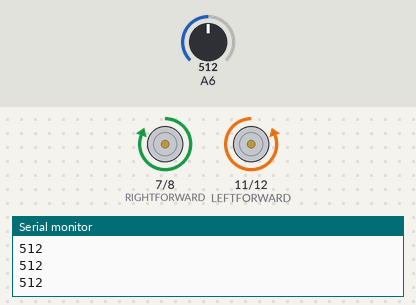
Simulated run of this sketch. Board: Arduino Nano, built with avr-gcc and run on an emulated ATmega328P. On the bench: motor-driver pin pairs drawn as motors (green arrow = first pin HIGH = forward, orange = second pin HIGH = backward, longer = more drive, scaled by the enable pin), the last lines printed to the serial monitor. The test bench sets the inputs (shaded band); at power-on: A6 = 512. At 2.2 s the program stops and its outputs stay as they are.

Above: at 1.2 s.
1.3 s: A6 set to 165
At 2.1 s:
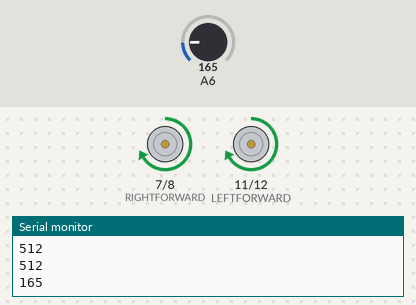
At 2.7 s:
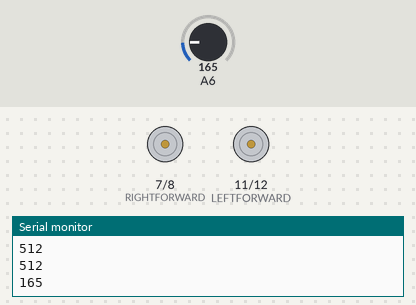
Timing chart, 0 to 3.7 s (numbered marks = the images above; inputs shaded):
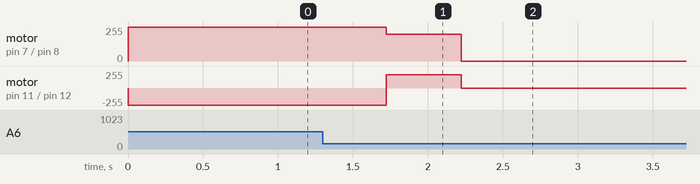

The sketch:

task_13e.ino
```cpp
const int LEFT_ENABLE = 10; // Pin numbers on Rover
const int RIGHT_ENABLE= 9;

const int LEFTFORWARD = 11;
const int RIGHTFORWARD = 7;

const int RIGHTREVERSE= 8;
const int LEFTREVERSE= 12;

const int LEFT_FEEDBACK = 3; // Pin numbers on Rover
const int RIGHT_FEEDBACK = 2;

volatile int leftcounter = 0; // initiate counter to zero for start
volatile int rightcounter = 0; // counter could always be reset

int Speed_left = 95;
int Speed_right =100;

const int MID_LDR = A6 ;
const int LEFT_LDR = A7;
const int RIGHT_LDR = A2;

const int x = 20 ;

int LowestLightLevel = 10000;

int CurrentLightLevel = 0 ;
int StartLightTime = 0;
int BrightLightTime = 0;
int EndLightTime = 0;
int counter = 0;
int BrightCount = 0;
long Delay = 0;
int EndMillis = 0;

void setup(){
  pinMode(RIGHTFORWARD, OUTPUT);
  pinMode(RIGHTREVERSE, OUTPUT);
  pinMode(RIGHT_ENABLE, OUTPUT);
  pinMode(LEFT_ENABLE, OUTPUT);
  pinMode(LEFTFORWARD, OUTPUT);
  pinMode(LEFTREVERSE, OUTPUT);
 // attachInterrupt(digitalPinToInterrupt(LEFT_FEEDBACK),LeftMotorISR,RISING);
 // attachInterrupt(digitalPinToInterrupt(RIGHT_FEEDBACK),RightMotorISR,RISING);
Serial.begin(115200); // Open serial monitor at 115200 baud to see ping results.

StartLightTime = millis();
}

void loop() {
  CurrentLightLevel = analogRead(A6);
  Serial.println(CurrentLightLevel);
  if (CurrentLightLevel > 175) {
    leftturn45();
    delay(50);
  }
  else if (CurrentLightLevel <= 175) {
    startRover();
    delay(500);
    stopRover();
    exit(0);
  }

  /*
  for (int i = 0; i <= x; i++){
    leftturn10();
    //stopRover();
    //delay(500);
    CurrentLightLevel = analogRead(A6);
    //counter = counter +1;
    Serial.print("Current light: ") ;
    Serial.println(CurrentLightLevel);
    if (CurrentLightLevel < LowestLightLevel){
      Serial.print("Current light2: ") ;
      Serial.println(CurrentLightLevel);
      Serial.print("lowest light: ") ;
      Serial.println(LowestLightLevel);
      LowestLightLevel = CurrentLightLevel;
      BrightLightTime = millis();
      //BrightCount = counter;
      Serial.print("New lowest light: ") ;
      Serial.println(LowestLightLevel);
      Serial.print("bright time: ") ;
      Serial.println(BrightLightTime);
    }

  }

  EndMillis = millis();
  delay(2000);
  EndLightTime = BrightLightTime - StartLightTime;
  Delay = EndMillis - BrightLightTime;
  //Delay = EndLightTime / BrightCount;
  Serial.println("end time: ");
  Serial.println(EndLightTime);

  //for (int i = 0; i <= BrightCount; i++){
    //varleftturn(Delay);
  //}

  varrightturn(Delay);
  stopRover();
  delay(50);
  startRover();
  delay(1000);
  stopRover();
  exit(0);
  */
  }
```

functions.ino
```cpp
void stopRover(){
    digitalWrite(RIGHTFORWARD, LOW);
  digitalWrite(RIGHTREVERSE, LOW);
  digitalWrite(RIGHT_ENABLE, LOW);
  digitalWrite(LEFT_ENABLE, LOW);
    digitalWrite(LEFTFORWARD, LOW);
  digitalWrite(LEFTREVERSE, LOW);
}
void startRover(){
    digitalWrite(RIGHTFORWARD, HIGH);
  digitalWrite(RIGHTREVERSE, LOW);
   analogWrite(RIGHT_ENABLE,200);
  analogWrite(LEFT_ENABLE, 200);
  digitalWrite(LEFTFORWARD, HIGH);
  digitalWrite(LEFTREVERSE, LOW);
}

void reverseRover(){
    digitalWrite(RIGHTFORWARD, LOW);
  digitalWrite(RIGHTREVERSE, HIGH);
  digitalWrite(RIGHT_ENABLE, HIGH);
  digitalWrite(LEFT_ENABLE, HIGH);
    digitalWrite(LEFTFORWARD, LOW);
  digitalWrite(LEFTREVERSE, HIGH);
}
void leftRover(){
    digitalWrite(RIGHTFORWARD,HIGH);
  digitalWrite(RIGHTREVERSE,LOW);
  analogWrite(RIGHT_ENABLE, 255);
  analogWrite(LEFT_ENABLE, 80);
    digitalWrite(LEFTFORWARD, HIGH);
  digitalWrite(LEFTREVERSE, LOW);


}
void rightRover(){
    digitalWrite(RIGHTFORWARD,HIGH);
  digitalWrite(RIGHTREVERSE,LOW);
  analogWrite(RIGHT_ENABLE, 80);
  analogWrite(LEFT_ENABLE, 255);
    digitalWrite(LEFTFORWARD, HIGH);
  digitalWrite(LEFTREVERSE, LOW);
}
void leftturn10(){
    digitalWrite(RIGHTFORWARD,HIGH);
  digitalWrite(RIGHTREVERSE,LOW);
  digitalWrite(RIGHT_ENABLE, HIGH);
  digitalWrite(LEFT_ENABLE, HIGH);
    digitalWrite(LEFTFORWARD, LOW);
  digitalWrite(LEFTREVERSE, HIGH);
  delay(84);
}

void rightturn10(){
    digitalWrite(RIGHTFORWARD,LOW);
  digitalWrite(RIGHTREVERSE,HIGH);
  digitalWrite(RIGHT_ENABLE, HIGH);
  digitalWrite(LEFT_ENABLE, HIGH);
  digitalWrite(LEFTFORWARD, HIGH);
  digitalWrite(LEFTREVERSE, LOW);
  delay(84);
}

void varrightturn(int Delaytime){
    digitalWrite(RIGHTFORWARD,LOW);
  digitalWrite(RIGHTREVERSE,HIGH);
  digitalWrite(RIGHT_ENABLE, HIGH);
  digitalWrite(LEFT_ENABLE, HIGH);
  digitalWrite(LEFTFORWARD, HIGH);
  digitalWrite(LEFTREVERSE, LOW);
  delay(Delaytime);
}

void rightturn90(){
    digitalWrite(RIGHTFORWARD,LOW);
  digitalWrite(RIGHTREVERSE,HIGH);
  digitalWrite(RIGHT_ENABLE, HIGH);
  digitalWrite(LEFT_ENABLE, HIGH);
    digitalWrite(LEFTFORWARD, HIGH);
  digitalWrite(LEFTREVERSE, LOW);
  delay(760);
}
void leftturn180(){
    digitalWrite(RIGHTFORWARD,HIGH);
  digitalWrite(RIGHTREVERSE,LOW);
  analogWrite(RIGHT_ENABLE, 127);
  analogWrite(LEFT_ENABLE, 127);
  digitalWrite(LEFTFORWARD, LOW);
  digitalWrite(LEFTREVERSE, HIGH);
  delay(3040);
}
void leftturn45(){
    digitalWrite(RIGHTFORWARD,HIGH);
  digitalWrite(RIGHTREVERSE,LOW);
  digitalWrite(RIGHT_ENABLE, HIGH);
  digitalWrite(LEFT_ENABLE, HIGH);
    digitalWrite(LEFTFORWARD, LOW);
  digitalWrite(LEFTREVERSE, HIGH);
  delay(380);
}
void rightturn360(){
    digitalWrite(RIGHTFORWARD,LOW);
  digitalWrite(RIGHTREVERSE,HIGH);
  digitalWrite(RIGHT_ENABLE, HIGH);
  digitalWrite(LEFT_ENABLE, HIGH);
    digitalWrite(LEFTFORWARD, HIGH);
  digitalWrite(LEFTREVERSE, LOW);
  delay(3040);
  stopRover();
}


void leftturn360(){
    digitalWrite(RIGHTFORWARD,HIGH);
  digitalWrite(RIGHTREVERSE,LOW);
  digitalWrite(RIGHT_ENABLE, HIGH);
  digitalWrite(LEFT_ENABLE, HIGH);
    digitalWrite(LEFTFORWARD, LOW);
  digitalWrite(LEFTREVERSE, HIGH);
  delay(2980);
}

void varleftturn(int DelayTime){
  digitalWrite(RIGHTFORWARD,HIGH);
  digitalWrite(RIGHTREVERSE,LOW);
  digitalWrite(RIGHT_ENABLE, HIGH);
  digitalWrite(LEFT_ENABLE, HIGH);
  digitalWrite(LEFTFORWARD, LOW);
  digitalWrite(LEFTREVERSE, HIGH);
  delay(DelayTime);
}
```

Measured:
- after the input at 1.3 s, motor on pin 7 (RIGHTFORWARD) / pin 8 (RIGHTREVERSE): forward 255/255 → forward 200/255 after 0.42 s, → stopped 0.50 s later; motor on pin 11 (LEFTFORWARD) / pin 12 (LEFTREVERSE): backward 255/255 → forward 200/255 after 0.42 s, → stopped 0.50 s later
